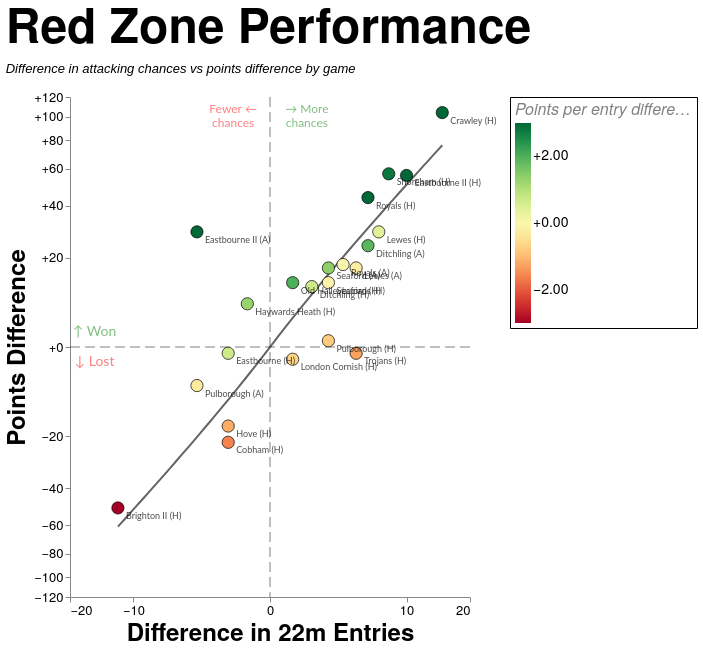

Write a Vega-Lite specification for this figure.
### Vega-Lite specification from a JSON file in a GitHub repository (floating-point values rounded to 4 significant figures; data arrays with more than 128 entries replaced by an {"elided": "..."} marker saying what was removed)
{"config": {"axis": {"labelFont": "PT Sans Narrow, Helvetica Neue, Helvetica, Arial, sans-serif", "titleFont": "PT Sans Narrow, Helvetica Neue, Helvetica, Arial, sans-serif", "labelFontSize": 13, "titleFontSize": 24, "gridColor": "#202947", "gridOpacity": 0.2, "zindex": 1}, "text": {"font": "Lato, sans-serif"}, "bar": {"cornerRadiusEnd": 5}, "header": {"labelFont": "PT Sans Narrow, Helvetica Neue, Helvetica, Arial, sans-serif", "titleFont": "PT Sans Narrow, Helvetica Neue, Helvetica, Arial, sans-serif", "labelFontSize": 24, "titleFontSize": 28, "labelFontWeight": "bold", "orient": "left"}, "legend": {"labelFont": "PT Sans Narrow, Helvetica Neue, Helvetica, Arial, sans-serif", "titleFont": "PT Sans Narrow, Helvetica Neue, Helvetica, Arial, sans-serif", "labelFontSize": 14, "titleFontSize": 16, "titlePadding": 5, "fillColor": "white", "strokeColor": "black", "padding": 10, "titleFontWeight": "lighter", "titleFontStyle": "italic", "titleColor": "gray", "offset": 10}, "title": {"font": "PT Sans Narrow, Helvetica Neue, Helvetica, Arial, sans-serif", "fontSize": 48, "fontWeight": "bold", "anchor": "start", "align": "center", "titlePadding": 20, "subtitlePadding": 10, "subtitleFontSize": 13, "subtitleColor": "", "subtitleFontStyle": "italic", "offset": 15, "color": "black"}, "axisX": {"labelAngle": 0}, "facet": {"title": null, "header": null, "align": {"row": "each", "column": "each"}, "spacing": 10}, "resolve": {"scale": {"y": "independent", "facet": "independent"}}, "background": "transparent", "scale": {"offsetBandPaddingOuter": 0.2, "offsetBandPaddingInner": 0.1}, "view": {"stroke": null, "background": "transparent"}}, "layer": [{"data": {"name": "data-d285a7403ed98ae579761d64a864032b"}, "mark": {"type": "rule", "color": "black", "opacity": 0.5, "strokeDash": [10, 5], "strokeWidth": 1}, "encoding": {"x": {"field": "x", "type": "quantitative"}}}, {"data": {"name": "data-a0a55d106695e8d630baff0f16eee66d"}, "mark": {"type": "rule", "color": "black", "opacity": 0.5, "strokeDash": [10, 5], "strokeWidth": 1}, "encoding": {"y": {"field": "y", "type": "quantitative"}}}, {"data": {"name": "data-92cdf22516825998d3c02899cd055ac2"}, "mark": {"type": "line", "color": "#111111", "opacity": 0.65, "strokeWidth": 2}, "encoding": {"x": {"field": "entries_diff", "type": "quantitative"}, "y": {"field": "PD", "type": "quantitative"}}, "transform": [{"filter": "((rzSquad == 'All' && datum.squad == 'All') || datum.squad == rzSquad) && ((rzGameType == 'All' && datum.game_type_mode == 'All') || datum.game_type_mode == rzGameType)"}]}, {"data": {"name": "data-ecd386d3bd0cb4a4810733c51ae4bc5b"}, "mark": {"type": "circle", "fillOpacity": 1.0, "size": 150, "stroke": "black", "strokeOpacity": 0.7, "strokeWidth": 1}, "encoding": {"color": {"field": "pp22_diff", "legend": {"format": "+.2f", "offset": 40, "padding": 5, "title": "Points per entry difference"}, "scale": {"clamp": true, "domain": [-3, 3], "scheme": "redyellowgreen", "zero": true}, "type": "quantitative"}, "tooltip": [{"field": "label", "title": "Game", "type": "nominal"}, {"field": "score", "title": "Score", "type": "nominal"}, {"field": "PD", "format": "+d", "title": "Points Difference", "type": "quantitative"}, {"field": "entries_22m_EGRFC", "title": "EG 22m Entries", "type": "quantitative"}, {"field": "entries_22m_Opposition", "title": "Opp 22m Entries", "type": "quantitative"}, {"field": "points_per_entry_EGRFC", "format": ".2f", "title": "EG pts per entry", "type": "quantitative"}, {"field": "points_per_entry_Opposition", "format": ".2f", "title": "Opp pts per entry", "type": "quantitative"}, {"field": "pp22_diff", "format": "+.2f", "title": "Points per Entry Diff", "type": "quantitative"}, {"field": "tries_EGRFC", "title": "EG tries", "type": "quantitative"}, {"field": "tries_Opposition", "title": "Opp tries", "type": "quantitative"}, {"field": "tries_per_entry_EGRFC", "format": ".0%", "title": "EG tries per entry", "type": "quantitative"}, {"field": "tries_per_entry_Opposition", "format": ".0%", "title": "Opp tries per entry", "type": "quantitative"}, {"field": "tp22_diff", "format": "+.2f", "title": "Tries per Entry Diff", "type": "quantitative"}], "x": {"axis": {"grid": false, "tickCount": 5}, "field": "entries_diff", "scale": {"constant": 5, "domain": [-17.25, 17.25], "nice": true, "type": "symlog"}, "title": "Difference in 22m Entries", "type": "quantitative"}, "y": {"axis": {"format": "+d", "grid": false, "tickCount": 8}, "field": "PD", "scale": {"constant": 20, "domain": [-119.6, 119.6], "nice": true, "type": "symlog"}, "title": "Points Difference", "type": "quantitative"}}, "transform": [{"filter": "(rzSquad == 'All' || datum.squad == rzSquad) && (indexof(rzSeason, datum.season) >= 0) && (rzGameType == 'All' || (rzGameType == 'League + Cup' && (datum.game_type == 'League' || datum.game_type == 'Cup')) || (rzGameType == 'League only' && datum.game_type == 'League') || datum.game_type == rzGameType)"}]}, {"data": {"name": "data-ecd386d3bd0cb4a4810733c51ae4bc5b"}, "mark": {"type": "text", "align": "left", "baseline": "middle", "dx": 8, "dy": 8, "fontSize": 9, "opacity": 0.7}, "encoding": {"text": {"field": "label", "type": "nominal"}, "x": {"field": "entries_diff", "type": "quantitative"}, "y": {"field": "PD", "type": "quantitative"}}, "transform": [{"filter": "(rzSquad == 'All' || datum.squad == rzSquad) && (indexof(rzSeason, datum.season) >= 0) && (rzGameType == 'All' || (rzGameType == 'League + Cup' && (datum.game_type == 'League' || datum.game_type == 'Cup')) || (rzGameType == 'League only' && datum.game_type == 'League') || datum.game_type == rzGameType)"}]}, {"data": {"name": "data-ff5b891c7f52bc2a6c266740aed4d223"}, "mark": {"type": "text", "align": "center", "baseline": "middle", "fontSize": 14, "opacity": 0.5}, "encoding": {"color": {"condition": {"test": "(datum.y > 0)", "value": "green"}, "value": "red"}, "text": {"field": "label", "type": "nominal"}, "x": {"field": "x", "type": "quantitative"}, "y": {"field": "y", "type": "quantitative"}}}, {"data": {"name": "data-70cf91c935554955754b7ae78ce9e14e"}, "mark": {"type": "text", "align": "center", "baseline": "middle", "fontSize": 12, "opacity": 0.5}, "encoding": {"color": {"condition": {"test": "(datum.x > 0)", "value": "green"}, "value": "red"}, "text": {"field": "label", "type": "nominal"}, "x": {"field": "x", "type": "quantitative"}, "y": {"field": "y", "type": "quantitative"}}}], "height": 500, "params": [{"name": "rzSquad", "value": "All"}, {"name": "rzSeason", "value": ["2025/26", "2024/25"]}, {"name": "rzGameType", "value": "All"}], "resolve": {"scale": {"color": "independent", "x": "shared", "y": "shared"}}, "title": {"text": "Red Zone Performance", "subtitle": ["Difference in attacking chances vs points difference by game"]}, "width": 400, "$schema": "https://vega.github.io/schema/vega-lite/v5.20.1.json", "datasets": {"data-d285a7403ed98ae579761d64a864032b": [{"x": 0}], "data-a0a55d106695e8d630baff0f16eee66d": [{"y": 0}], "data-92cdf22516825998d3c02899cd055ac2": {"elided": "360 records"}, "data-ecd386d3bd0cb4a4810733c51ae4bc5b": [{"game_id": "2024-09-07_1st_London_Cornish", "date": "2024-09-07T00:00:00", "squad": "1st", "season": "2024/25", "game_type": "League", "label": "London Cornish (H)", "score": "16 - 18", "entries_22m_EGRFC": 7.0, "entries_22m_Opposition": 6.0, "points_EGRFC": 16.0, "points_Opposition": 18.0, "points_per_entry_EGRFC": 2.3, "points_per_entry_Opposition": 3.0, "tries_EGRFC": 2.0, "tries_Opposition": 2.0, "tries_per_entry_EGRFC": 29.0, "tries_per_entry_Opposition": 33.0, "PD": -2.0, "entries_diff": 1.0, "pp22_diff": -0.7, "tp22_diff": -4.0}, {"game_id": "2024-12-14_1st_Old_Haileyburians", "date": "2024-12-14T00:00:00", "squad": "1st", "season": "2024/25", "game_type": "League", "label": "Old Haileyburians (H)", "score": "18 - 5", "entries_22m_EGRFC": 6.0, "entries_22m_Opposition": 5.0, "points_EGRFC": 18.0, "points_Opposition": 5.0, "points_per_entry_EGRFC": 3.0, "points_per_entry_Opposition": 1.0, "tries_EGRFC": 2.0, "tries_Opposition": 1.0, "tries_per_entry_EGRFC": 33.0, "tries_per_entry_Opposition": 20.0, "PD": 13.0, "entries_diff": 1.0, "pp22_diff": 2.0, "tp22_diff": 13.0}, {"game_id": "2025-02-15_1st_Eastbourne", "date": "2025-02-15T00:00:00", "squad": "1st", "season": "2024/25", "game_type": "League", "label": "Eastbourne (H)", "score": "14 - 15", "entries_22m_EGRFC": 5.0, "entries_22m_Opposition": 7.0, "points_EGRFC": 14.0, "points_Opposition": 15.0, "points_per_entry_EGRFC": 2.8, "points_per_entry_Opposition": 2.1, "tries_EGRFC": 2.0, "tries_Opposition": 2.0, "tries_per_entry_EGRFC": 40.0, "tries_per_entry_Opposition": 29.0, "PD": -1.0, "entries_diff": -2.0, "pp22_diff": 0.7, "tp22_diff": 11.0}, {"game_id": "2025-03-22_1st_Cobham", "date": "2025-03-22T00:00:00", "squad": "1st", "season": "2024/25", "game_type": "League", "label": "Cobham (H)", "score": "21 - 43", "entries_22m_EGRFC": 9.0, "entries_22m_Opposition": 11.0, "points_EGRFC": 21.0, "points_Opposition": 43.0, "points_per_entry_EGRFC": 2.3, "points_per_entry_Opposition": 3.9, "tries_EGRFC": 3.0, "tries_Opposition": 7.0, "tries_per_entry_EGRFC": 33.0, "tries_per_entry_Opposition": 64.0, "PD": -22.0, "entries_diff": -2.0, "pp22_diff": -1.6, "tp22_diff": -31.0}, {"game_id": "2025-04-12_1st_Haywards_Heath", "date": "2025-04-12T00:00:00", "squad": "1st", "season": "2024/25", "game_type": "Cup", "label": "Haywards Heath (H)", "score": "45 - 37", "entries_22m_EGRFC": 9.0, "entries_22m_Opposition": 10.0, "points_EGRFC": 45.0, "points_Opposition": 37.0, "points_per_entry_EGRFC": 5.0, "points_per_entry_Opposition": 3.7, "tries_EGRFC": 6.0, "tries_Opposition": 6.0, "tries_per_entry_EGRFC": 67.0, "tries_per_entry_Opposition": 60.0, "PD": 8.0, "entries_diff": -1.0, "pp22_diff": 1.3, "tp22_diff": 7.0}, {"game_id": "2025-10-04_1st_Seaford", "date": "2025-10-04T00:00:00", "squad": "1st", "season": "2025/26", "game_type": "League", "label": "Seaford (A)", "score": "27 - 10", "entries_22m_EGRFC": 8.0, "entries_22m_Opposition": 5.0, "points_EGRFC": 27.0, "points_Opposition": 10.0, "points_per_entry_EGRFC": 3.4, "points_per_entry_Opposition": 2.0, "tries_EGRFC": 4.0, "tries_Opposition": 2.0, "tries_per_entry_EGRFC": 50.0, "tries_per_entry_Opposition": 40.0, "PD": 17.0, "entries_diff": 3.0, "pp22_diff": 1.4, "tp22_diff": 10.0}, {"game_id": "2025-10-11_1st_Shoreham", "date": "2025-10-11T00:00:00", "squad": "1st", "season": "2025/26", "game_type": "League", "label": "Shoreham (H)", "score": "69 - 12", "entries_22m_EGRFC": 12.0, "entries_22m_Opposition": 4.0, "points_EGRFC": 69.0, "points_Opposition": 12.0, "points_per_entry_EGRFC": 5.8, "points_per_entry_Opposition": 3.0, "tries_EGRFC": 11.0, "tries_Opposition": 2.0, "tries_per_entry_EGRFC": 92.0, "tries_per_entry_Opposition": 50.0, "PD": 57.0, "entries_diff": 8.0, "pp22_diff": 2.8, "tp22_diff": 42.0}, {"game_id": "2025-11-08_1st_Lewes", "date": "2025-11-08T00:00:00", "squad": "1st", "season": "2025/26", "game_type": "League", "label": "Lewes (H)", "score": "43 - 14", "entries_22m_EGRFC": 11.0, "entries_22m_Opposition": 4.0, "points_EGRFC": 43.0, "points_Opposition": 14.0, "points_per_entry_EGRFC": 3.9, "points_per_entry_Opposition": 3.5, "tries_EGRFC": 7.0, "tries_Opposition": 2.0, "tries_per_entry_EGRFC": 64.0, "tries_per_entry_Opposition": 50.0, "PD": 29.0, "entries_diff": 7.0, "pp22_diff": 0.4, "tp22_diff": 14.0}, {"game_id": "2025-11-15_1st_Hove", "date": "2025-11-15T00:00:00", "squad": "1st", "season": "2025/26", "game_type": "Cup", "label": "Hove (H)", "score": "15 - 32", "entries_22m_EGRFC": 10.0, "entries_22m_Opposition": 12.0, "points_EGRFC": 15.0, "points_Opposition": 32.0, "points_per_entry_EGRFC": 1.5, "points_per_entry_Opposition": 2.7, "tries_EGRFC": 2.0, "tries_Opposition": 5.0, "tries_per_entry_EGRFC": 20.0, "tries_per_entry_Opposition": 42.0, "PD": -17.0, "entries_diff": -2.0, "pp22_diff": -1.2, "tp22_diff": -22.0}, {"game_id": "2025-11-22_1st_Pulborough", "date": "2025-11-22T00:00:00", "squad": "1st", "season": "2025/26", "game_type": "League", "label": "Pulborough (A)", "score": "5 - 12", "entries_22m_EGRFC": 5.0, "entries_22m_Opposition": 9.0, "points_EGRFC": 5.0, "points_Opposition": 12.0, "points_per_entry_EGRFC": 1.0, "points_per_entry_Opposition": 1.3, "tries_EGRFC": 1.0, "tries_Opposition": 2.0, "tries_per_entry_EGRFC": 20.0, "tries_per_entry_Opposition": 22.0, "PD": -7.0, "entries_diff": -4.0, "pp22_diff": -0.3, "tp22_diff": -2.0}, {"game_id": "2025-11-29_1st_Eastbourne", "date": "2025-11-29T00:00:00", "squad": "1st", "season": "2025/26", "game_type": "League", "label": "Eastbourne II (H)", "score": "56 - 0", "entries_22m_EGRFC": 13.0, "entries_22m_Opposition": 3.0, "points_EGRFC": 56.0, "points_Opposition": 0.0, "points_per_entry_EGRFC": 4.3, "points_per_entry_Opposition": 0.0, "tries_EGRFC": 10.0, "tries_Opposition": 0.0, "tries_per_entry_EGRFC": 77.0, "tries_per_entry_Opposition": 0.0, "PD": 56.0, "entries_diff": 10.0, "pp22_diff": 4.3, "tp22_diff": 77.0}, {"game_id": "2025-12-20_1st_Ditchling", "date": "2025-12-20T00:00:00", "squad": "1st", "season": "2025/26", "game_type": "League", "label": "Ditchling (H)", "score": "29 - 17", "entries_22m_EGRFC": 11.0, "entries_22m_Opposition": 9.0, "points_EGRFC": 29.0, "points_Opposition": 17.0, "points_per_entry_EGRFC": 2.6, "points_per_entry_Opposition": 1.9, "tries_EGRFC": 5.0, "tries_Opposition": 3.0, "tries_per_entry_EGRFC": 45.0, "tries_per_entry_Opposition": 33.0, "PD": 12.0, "entries_diff": 2.0, "pp22_diff": 0.7, "tp22_diff": 12.0}, {"game_id": "2026-01-10_1st_Royals", "date": "2026-01-10T00:00:00", "squad": "1st", "season": "2025/26", "game_type": "League", "label": "Royals (H)", "score": "49 - 5", "entries_22m_EGRFC": 10.0, "entries_22m_Opposition": 4.0, "points_EGRFC": 49.0, "points_Opposition": 5.0, "points_per_entry_EGRFC": 4.9, "points_per_entry_Opposition": 1.3, "tries_EGRFC": 7.0, "tries_Opposition": 1.0, "tries_per_entry_EGRFC": 70.0, "tries_per_entry_Opposition": 25.0, "PD": 44.0, "entries_diff": 6.0, "pp22_diff": 3.6, "tp22_diff": 45.0}, {"game_id": "2026-01-24_1st_Brighton", "date": "2026-01-24T00:00:00", "squad": "1st", "season": "2025/26", "game_type": "League", "label": "Brighton II (H)", "score": "0 - 50", "entries_22m_EGRFC": 3.0, "entries_22m_Opposition": 15.0, "points_EGRFC": 0.0, "points_Opposition": 50.0, "points_per_entry_EGRFC": 0.0, "points_per_entry_Opposition": 3.3, "tries_EGRFC": 0.0, "tries_Opposition": 8.0, "tries_per_entry_EGRFC": 0.0, "tries_per_entry_Opposition": 53.0, "PD": -50.0, "entries_diff": -12.0, "pp22_diff": -3.3, "tp22_diff": -53.0}, {"game_id": "2026-02-14_1st_Lewes", "date": "2026-02-14T00:00:00", "squad": "1st", "season": "2025/26", "game_type": "League", "label": "Lewes (A)", "score": "39 - 22", "entries_22m_EGRFC": 11.0, "entries_22m_Opposition": 6.0, "points_EGRFC": 39.0, "points_Opposition": 22.0, "points_per_entry_EGRFC": 3.5, "points_per_entry_Opposition": 3.7, "tries_EGRFC": 6.0, "tries_Opposition": 3.0, "tries_per_entry_EGRFC": 55.0, "tries_per_entry_Opposition": 50.0, "PD": 17.0, "entries_diff": 5.0, "pp22_diff": -0.2, "tp22_diff": 5.0}, {"game_id": "2026-02-28_1st_Pulborough", "date": "2026-02-28T00:00:00", "squad": "1st", "season": "2025/26", "game_type": "League", "label": "Pulborough (H)", "score": "14 - 13", "entries_22m_EGRFC": 8.0, "entries_22m_Opposition": 5.0, "points_EGRFC": 14.0, "points_Opposition": 13.0, "points_per_entry_EGRFC": 1.8, "points_per_entry_Opposition": 2.6, "tries_EGRFC": 1.0, "tries_Opposition": 2.0, "tries_per_entry_EGRFC": 13.0, "tries_per_entry_Opposition": 40.0, "PD": 1.0, "entries_diff": 3.0, "pp22_diff": -0.8, "tp22_diff": -27.0}, {"game_id": "2026-03-07_1st_Eastbourne", "date": "2026-03-07T00:00:00", "squad": "1st", "season": "2025/26", "game_type": "League", "label": "Eastbourne II (A)", "score": "29 - 0", "entries_22m_EGRFC": 6.0, "entries_22m_Opposition": 10.0, "points_EGRFC": 29.0, "points_Opposition": 0.0, "points_per_entry_EGRFC": 4.8, "points_per_entry_Opposition": 0.0, "tries_EGRFC": 5.0, "tries_Opposition": 0.0, "tries_per_entry_EGRFC": 83.0, "tries_per_entry_Opposition": 0.0, "PD": 29.0, "entries_diff": -4.0, "pp22_diff": 4.8, "tp22_diff": 83.0}, {"game_id": "2026-03-21_1st_Crawley", "date": "2026-03-21T00:00:00", "squad": "1st", "season": "2025/26", "game_type": "League", "label": "Crawley (H)", "score": "118 - 14", "entries_22m_EGRFC": 20.0, "entries_22m_Opposition": 5.0, "points_EGRFC": 118.0, "points_Opposition": 14.0, "points_per_entry_EGRFC": 5.9, "points_per_entry_Opposition": 2.8, "tries_EGRFC": 18.0, "tries_Opposition": 2.0, "tries_per_entry_EGRFC": 90.0, "tries_per_entry_Opposition": 40.0, "PD": 104.0, "entries_diff": 15.0, "pp22_diff": 3.1, "tp22_diff": 50.0}, {"game_id": "2026-03-28_1st_Ditchling", "date": "2026-03-28T00:00:00", "squad": "1st", "season": "2025/26", "game_type": "League", "label": "Ditchling (A)", "score": "27 - 3", "entries_22m_EGRFC": 11.0, "entries_22m_Opposition": 5.0, "points_EGRFC": 27.0, "points_Opposition": 3.0, "points_per_entry_EGRFC": 2.5, "points_per_entry_Opposition": 0.6, "tries_EGRFC": 4.0, "tries_Opposition": 0.0, "tries_per_entry_EGRFC": 36.0, "tries_per_entry_Opposition": 0.0, "PD": 24.0, "entries_diff": 6.0, "pp22_diff": 1.9, "tp22_diff": 36.0}, {"game_id": "2026-04-11_1st_Royals", "date": "2026-04-11T00:00:00", "squad": "1st", "season": "2025/26", "game_type": "League", "label": "Royals (A)", "score": "45 - 27", "entries_22m_EGRFC": 10.0, "entries_22m_Opposition": 6.0, "points_EGRFC": 45.0, "points_Opposition": 27.0, "points_per_entry_EGRFC": 4.5, "points_per_entry_Opposition": 4.5, "tries_EGRFC": 7.0, "tries_Opposition": 4.0, "tries_per_entry_EGRFC": 70.0, "tries_per_entry_Opposition": 67.0, "PD": 18.0, "entries_diff": 4.0, "pp22_diff": 0.0, "tp22_diff": 3.0}, {"game_id": "2026-04-18_1st_Seaford", "date": "2026-04-18T00:00:00", "squad": "1st", "season": "2025/26", "game_type": "League", "label": "Seaford (H)", "score": "40 - 27", "entries_22m_EGRFC": 9.0, "entries_22m_Opposition": 6.0, "points_EGRFC": 40.0, "points_Opposition": 27.0, "points_per_entry_EGRFC": 4.4, "points_per_entry_Opposition": 4.5, "tries_EGRFC": 6.0, "tries_Opposition": 5.0, "tries_per_entry_EGRFC": 67.0, "tries_per_entry_Opposition": 83.0, "PD": 13.0, "entries_diff": 3.0, "pp22_diff": -0.1, "tp22_diff": -16.0}, {"game_id": "2026-05-02_1st_Trojans", "date": "2026-05-02T00:00:00", "squad": "1st", "season": "2025/26", "game_type": "Cup", "label": "Trojans (H)", "score": "15 - 16", "entries_22m_EGRFC": 11.0, "entries_22m_Opposition": 6.0, "points_EGRFC": 15.0, "points_Opposition": 16.0, "points_per_entry_EGRFC": 1.4, "points_per_entry_Opposition": 2.7, "tries_EGRFC": 2.0, "tries_Opposition": 2.0, "tries_per_entry_EGRFC": 18.0, "tries_per_entry_Opposition": 33.0, "PD": -1.0, "entries_diff": 5.0, "pp22_diff": -1.3, "tp22_diff": -15.0}], "data-ff5b891c7f52bc2a6c266740aed4d223": [{"x": -15.53, "y": 2.392, "label": "↑ Won"}, {"x": -15.53, "y": -2.392, "label": "↓ Lost"}], "data-70cf91c935554955754b7ae78ce9e14e": [{"x": 1.725, "y": 107.6, "label": ["→ More", "chances"]}, {"x": -1.725, "y": 107.6, "label": ["Fewer ←", "chances"]}]}}
